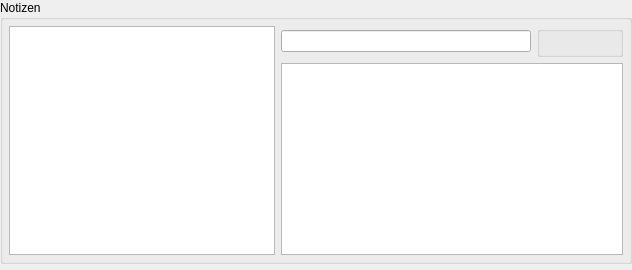
             <widget class="QWidget" name="customerNoteTab">
              <attribute name="title">
               <string>Notizen</string>
              </attribute>
              <layout class="QVBoxLayout" name="verticalLayout">
               <property name="spacing">
                <number>6</number>
               </property>
               <property name="leftMargin">
                <number>0</number>
               </property>
               <property name="topMargin">
                <number>0</number>
               </property>
               <property name="rightMargin">
                <number>0</number>
               </property>
               <property name="bottomMargin">
                <number>6</number>
               </property>
               <item>
                <widget class="QGroupBox" name="groupBox">
                 <property name="title">
                  <string>Notizen</string>
                 </property>
                 <layout class="QHBoxLayout" name="horizontalLayout_30">
                  <property name="margin">
                   <number>6</number>
                  </property>
                  <item>
                   <widget class="EmbeddedViewTable" name="customerTableNotes">
                    <property name="sizePolicy">
                     <sizepolicy hsizetype="Expanding" vsizetype="Expanding">
                      <horstretch>50</horstretch>
                      <verstretch>0</verstretch>
                     </sizepolicy>
                    </property>
                    <property name="dbColumns" stdset="0">
                     <stringlist>
                      <string>title:Titel</string>
                     </stringlist>
                    </property>
                    <property name="context" stdset="0">
                     <string>CUSTOMER</string>
                    </property>
                    <property name="path" stdset="0">
                     <string>notes</string>
                    </property>
                   </widget>
                  </item>
                  <item>
                   <widget class="QWidget" name="widget_38" native="true">
                    <property name="sizePolicy">
                     <sizepolicy hsizetype="Preferred" vsizetype="Preferred">
                      <horstretch>50</horstretch>
                      <verstretch>0</verstretch>
                     </sizepolicy>
                    </property>
                    <layout class="QVBoxLayout" name="verticalLayout_24">
                     <property name="margin">
                      <number>0</number>
                     </property>
                     <item>
                      <widget class="QWidget" name="widget_39" native="true">
                       <layout class="QHBoxLayout" name="horizontalLayout_31">
                        <property name="margin">
                         <number>0</number>
                        </property>
                        <item>
                         <widget class="LineEdit" name="customerFieldNotesTitle">
                          <property name="sizePolicy">
                           <sizepolicy hsizetype="Expanding" vsizetype="Fixed">
                            <horstretch>0</horstretch>
                            <verstretch>80</verstretch>
                           </sizepolicy>
                          </property>
                          <property name="minimumSize">
                           <size>
                            <width>250</width>
                            <height>0</height>
                           </size>
                          </property>
                          <property name="path" stdset="0">
                           <string>notes.*.title</string>
                          </property>
                          <property name="context" stdset="0">
                           <string>CUSTOMER</string>
                          </property>
                         </widget>
                        </item>
                        <item>
                         <spacer name="horizontalSpacer_12">
                          <property name="orientation">
                           <enum>Qt::Horizontal</enum>
                          </property>
                          <property name="sizeHint" stdset="0">
                           <size>
                            <width>10</width>
                            <height>20</height>
                           </size>
                          </property>
                         </spacer>
                        </item>
                        <item>
                         <widget class="QGroupBox" name="groupBox_33">
                          <property name="title">
                           <string/>
                          </property>
                          <layout class="QHBoxLayout" name="horizontalLayout_9">
                           <property name="spacing">
                            <number>0</number>
                           </property>
                           <property name="margin">
                            <number>0</number>
                           </property>
                           <item>
                            <widget class="ActionButton" name="customerButtonNotesAdd">
                             <property name="maximumSize">
                              <size>
                               <width>40</width>
                               <height>40</height>
                              </size>
                             </property>
                             <property name="text">
                              <string/>
                             </property>
                             <property name="icon">
                              <iconset resource="../../frontends/qt/resource.qrc">
                               <normaloff>:/icons/images/add.png</normaloff>:/icons/images/add.png</iconset>
                             </property>
                             <property name="iconSize">
                              <size>
                               <width>32</width>
                               <height>32</height>
                              </size>
                             </property>
                             <property name="flat">
                              <bool>true</bool>
                             </property>
                             <property name="context" stdset="0">
                              <string>CUSTOMER</string>
                             </property>
                             <property name="enablePayloads" stdset="0">
                              <stringlist>
                               <string>Dirty</string>
                               <string>New</string>
                               <string>Edit</string>
                              </stringlist>
                             </property>
                             <property name="tab" stdset="0">
                              <string>None</string>
                             </property>
                             <property name="action" stdset="0">
                              <string>EmbeddedViewHandler.In.Add</string>
                             </property>
                             <property name="payload" stdset="0">
                              <string>notes</string>
                             </property>
                            </widget>
                           </item>
                           <item>
                            <widget class="ActionButton" name="customerFieldNotesDelete">
                             <property name="maximumSize">
                              <size>
                               <width>40</width>
                               <height>40</height>
                              </size>
                             </property>
                             <property name="text">
                              <string/>
                             </property>
                             <property name="icon">
                              <iconset resource="../../frontends/qt/resource.qrc">
                               <normaloff>:/icons/images/delete.png</normaloff>:/icons/images/delete.png</iconset>
                             </property>
                             <property name="iconSize">
                              <size>
                               <width>32</width>
                               <height>32</height>
                              </size>
                             </property>
                             <property name="flat">
                              <bool>true</bool>
                             </property>
                             <property name="context" stdset="0">
                              <string>CUSTOMER</string>
                             </property>
                             <property name="enablePayloads" stdset="0">
                              <stringlist>
                               <string>Dirty</string>
                               <string>New</string>
                               <string>Edit</string>
                              </stringlist>
                             </property>
                             <property name="action" stdset="0">
                              <string>EmbeddedViewHandler.In.Remove</string>
                             </property>
                             <property name="payload" stdset="0">
                              <string>notes</string>
                             </property>
                            </widget>
                           </item>
                          </layout>
                         </widget>
                        </item>
                       </layout>
                      </widget>
                     </item>
                     <item>
                      <widget class="PlainTextEdit" name="customerFieldNotesNote">
                       <property name="context" stdset="0">
                        <string>CUSTOMER</string>
                       </property>
                       <property name="path" stdset="0">
                        <string>notes.*.text</string>
                       </property>
                      </widget>
                     </item>
                    </layout>
                   </widget>
                  </item>
                 </layout>
                </widget>
               </item>
              </layout>
             </widget>
